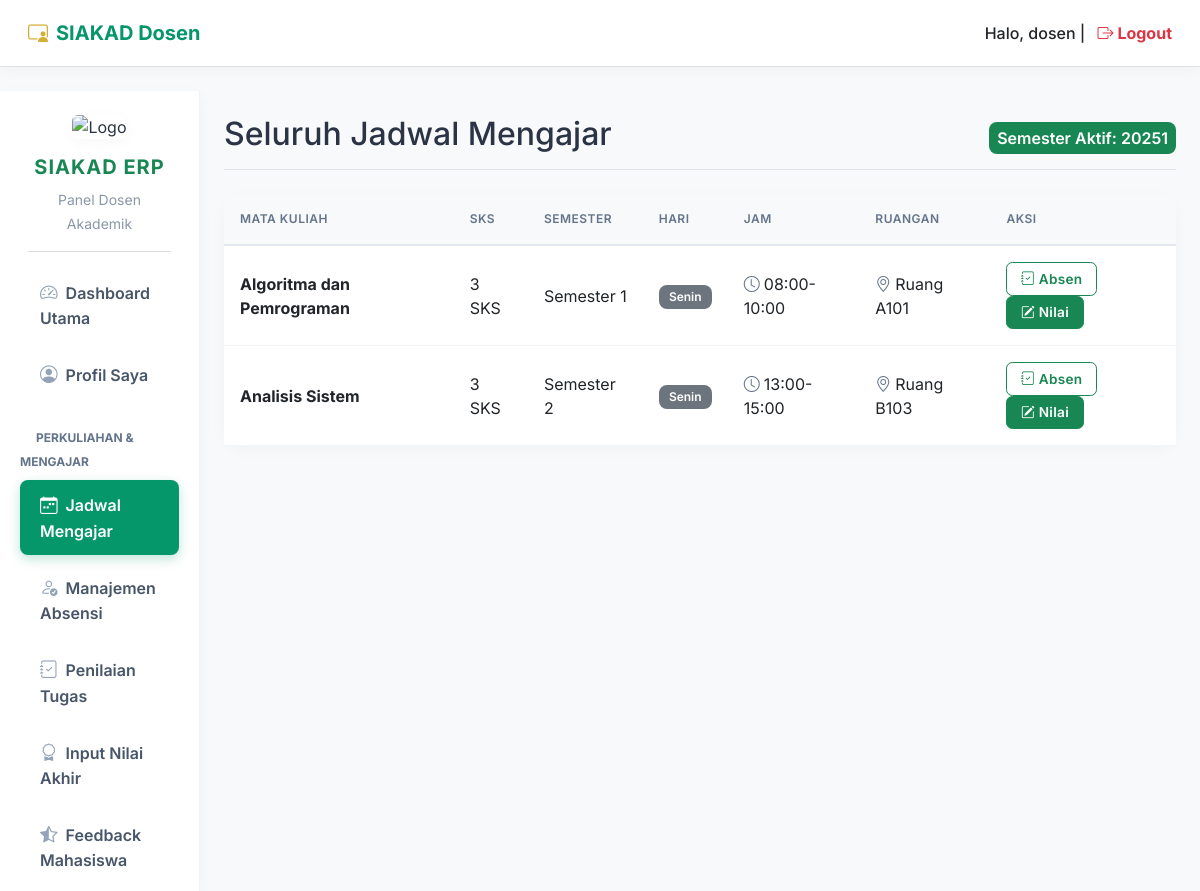
/views/dosen/jadwal_mengajar.php (signed in), run on the app's committed database.
### tables this page shows
CREATE TABLE `tahun_akademik` (
  `id_tahun` int(11) NOT NULL AUTO_INCREMENT,
  `kode_tahun` varchar(10) NOT NULL,
  `nama_tahun` varchar(50) NOT NULL,
  `status_aktif` tinyint(1) NOT NULL DEFAULT 0,
  PRIMARY KEY (`id_tahun`),
  UNIQUE KEY `kode_tahun` (`kode_tahun`)
);

CREATE TABLE `jadwal_kuliah` (
  `id_jadwal` int(11) NOT NULL AUTO_INCREMENT,
  `id_mk` int(11) NOT NULL,
  `id_dosen` int(11) NOT NULL,
  `hari` varchar(20) NOT NULL,
  `jam` varchar(20) NOT NULL,
  `ruang` varchar(20) NOT NULL,
  `kuota` int(11) NOT NULL,
  PRIMARY KEY (`id_jadwal`),
  KEY `id_mk` (`id_mk`),
  KEY `id_dosen` (`id_dosen`),
  CONSTRAINT `jadwal_kuliah_ibfk_1` FOREIGN KEY (`id_mk`) REFERENCES `mata_kuliah` (`id_mk`),
  CONSTRAINT `jadwal_kuliah_ibfk_2` FOREIGN KEY (`id_dosen`) REFERENCES `dosen` (`id_dosen`)
);

CREATE TABLE `mata_kuliah` (
  `id_mk` int(11) NOT NULL AUTO_INCREMENT,
  `kode_mk` varchar(20) NOT NULL,
  `nama_mk` varchar(100) NOT NULL,
  `sks` int(11) NOT NULL,
  `semester` int(11) NOT NULL,
  `id_prasyarat` int(11) DEFAULT NULL,
  `id_kurikulum` int(11) NOT NULL,
  PRIMARY KEY (`id_mk`),
  UNIQUE KEY `kode_mk` (`kode_mk`),
  KEY `id_prasyarat` (`id_prasyarat`),
  KEY `id_kurikulum` (`id_kurikulum`),
  KEY `idx_mk_kode` (`kode_mk`),
  CONSTRAINT `mata_kuliah_ibfk_1` FOREIGN KEY (`id_prasyarat`) REFERENCES `mata_kuliah` (`id_mk`),
  CONSTRAINT `mata_kuliah_ibfk_2` FOREIGN KEY (`id_kurikulum`) REFERENCES `kurikulum` (`id_kurikulum`)
);

### views/dosen/jadwal_mengajar.php (the view, shortened to what this page needs)
<?php
require_once '../../config/db.php';
$user = $_SESSION['user'];
$id_dosen = $user['id_dosen'] ?? $user['id'];
$kode_tahun = $pdo->query("SELECT kode_tahun FROM tahun_akademik WHERE status_aktif=1 ORDER BY id_tahun DESC LIMIT 1")->fetchColumn();
if (!$kode_tahun) {
    $kode_tahun = $pdo->query("SELECT kode_tahun FROM tahun_akademik ORDER BY id_tahun DESC LIMIT 1")->fetchColumn();
}
$stmt = $pdo->prepare('SELECT jk.*, mk.nama_mk, mk.sks, mk.semester FROM jadwal_kuliah jk JOIN mata_kuliah mk ON jk.id_mk = mk.id_mk WHERE jk.id_dosen = ? ORDER BY jk.hari, jk.jam');
$stmt->execute([$id_dosen]);
$kelas = $stmt->fetchAll();
?>
<!DOCTYPE html>
<html lang="id">
<head>
    <link href="https://cdn.jsdelivr.net/npm/bootstrap@5.3.0/dist/css/bootstrap.min.css" rel="stylesheet">
    <link rel="stylesheet" href="https://cdn.jsdelivr.net/npm/bootstrap-icons@1.11.1/font/bootstrap-icons.css">
    <link rel="stylesheet" href="../../public/css/style.css">
</head>
<body class="bg-light">
<nav class="navbar navbar-expand-lg border-bottom sticky-top bg-white px-3 mb-4 shadow-sm">
    <div class="container-fluid">
        <a class="navbar-brand fw-bold text-primary" href="dashboard.php">
            <i class="bi bi-person-video3 text-warning me-2"></i>SIAKAD Dosen
        </a>
        <span class="navbar-text ms-auto text-dark fw-medium">
            Halo, <?= htmlspecialchars($user['username'] ?? $user['nama']) ?> |
            <a href="../../auth/logout.php" class="text-danger fw-bold text-decoration-none ms-2"><i class="bi bi-box-arrow-right"></i> Logout</a>
        </span>
    </div>
</nav>
<div class="container-fluid">
  <div class="row">
    <?php include 'includes/sidebar.php'; ?>
    <main class="col-md-9 ms-sm-auto col-lg-10 px-md-4 mt-2">
      <div class="d-flex justify-content-between flex-wrap flex-md-nowrap align-items-center pt-3 pb-2 mb-4 border-bottom">
        <h1 class="h2">Seluruh Jadwal Mengajar</h1>
        <span class="badge bg-success p-2 fs-6">Semester Aktif: <?= htmlspecialchars($kode_tahun ?: '-') ?></span>
      </div>
      <div class="card shadow-sm border-0">
          <div class="card-body p-0">
              <table class="table table-hover align-middle mb-0">
                  <thead class="table-success text-dark">
                      <tr>
                          <th class="ps-3">Mata Kuliah</th>
                          <th>SKS</th>
                          <th>Semester</th>
                          <th>Hari</th>
                          <th>Jam</th>
                          <th>Ruangan</th>
                          <th>Aksi</th>
                      </tr>
                  </thead>
                  <tbody>
                  <?php if (count($kelas) > 0): ?>
                      <?php foreach ($kelas as $k): ?>
                          <tr>
                              <td class="fw-bold ps-3"><?= htmlspecialchars($k['nama_mk']) ?></td>
                              <td><?= htmlspecialchars($k['sks']) ?> SKS</td>
                              <td>Semester <?= htmlspecialchars($k['semester']) ?></td>
                              <td><span class="badge bg-secondary"><?= htmlspecialchars($k['hari']) ?></span></td>
                              <td><i class="bi bi-clock text-muted me-1"></i><?= htmlspecialchars($k['jam']) ?></td>
                              <td><i class="bi bi-geo-alt text-muted me-1"></i>Ruang <?= htmlspecialchars($k['ruang']) ?></td>
                              <td>
                                  <a href="presensi.php?id_jadwal=<?= $k['id_jadwal'] ?>" class="btn btn-outline-success btn-sm me-1" title="Isi Presensi"><i class="bi bi-journal-check"></i> Absen</a>
                                  <a href="input_nilai.php?id_jadwal=<?= $k['id_jadwal'] ?>" class="btn btn-success btn-sm" title="Input Nilai"><i class="bi bi-pencil-square"></i> Nilai</a>
                              </td>
                          </tr>
                      <?php endforeach; ?>
                  <?php endif; ?>
                  </tbody>
              </table>
          </div>
      </div>
    </main>
  </div>
</div>
</body>
</html>

### public/css/style.css (style rules this page uses)
:root { --stis-green: #059669; --stis-green-hover: #047857; --stis-green-soft: rgba(5, 150, 105, 0.08); --stis-gold: #d4af37; --stis-gold-dark: #b5952f; --glass-bg: rgba(255, 255, 255, 0.7); --glass-border: rgba(255, 255, 255, 0.4); }
.text-primary { color: var(--stis-green) !important; }
.text-warning { color: var(--stis-gold) !important; }
body { font-family: 'Inter', sans-serif; background-color: #f4f7f9; color: #2b3445; }
.card { border: none !important; border-radius: 1.25rem !important; box-shadow: 0 10px 30px rgba(0, 0, 0, 0.04) !important; transition: transform 0.3s cubic-bezier(0.34, 1.56, 0.64, 1), box-shadow 0.3s ease; background: #ffffff; }
.card-body { padding: 1.5rem; }
.table { vertical-align: middle; margin-bottom: 0; }
.table thead th { background-color: #f8f9fa; color: #64748b; font-weight: 600; text-transform: uppercase; font-size: 0.75rem; letter-spacing: 0.5px; border-bottom: 2px solid #e2e8f0; border-top: none; padding: 1rem; }
.table tbody td { padding: 1rem; border-bottom: 1px solid #f1f5f9; }
.btn { font-weight: 600; letter-spacing: 0.3px; border-radius: 0.5rem; padding: 0.5rem 1.25rem; transition: all 0.2s ease; }
.btn-sm { padding: 0.35rem 0.85rem; font-size: 0.85rem; border-radius: 0.4rem; }
.badge { font-weight: 600; padding: 0.5em 0.85em; border-radius: 0.5rem; }
h1, h2, h3, h4, h5, h6 { font-weight: 700; color: #0f172a; }
.text-muted { color: #64748b !important; }
.navbar { box-shadow: 0 2px 15px rgba(0,0,0,0.04) !important; padding: 0.8rem 1.5rem; }
.shadow-sm { box-shadow: 0 4px 15px rgba(0,0,0,0.03) !important; }

### data on the page
tahun_akademik: kode_tahun "20251"
jadwal_kuliah: id_mk.nama_mk "Algoritma dan Pemrograman", id_mk.sks "3", id_mk.semester "1", hari "Senin", jam "08:00-10:00", ruang "A101"
jadwal_kuliah: id_mk.nama_mk "Analisis Sistem", id_mk.sks "3", id_mk.semester "2", hari "Senin", jam "13:00-15:00", ruang "B103"

### other printed values
$user['username'] "dosen"
$sys['nama_kampus'] "SIAKAD ERP"
